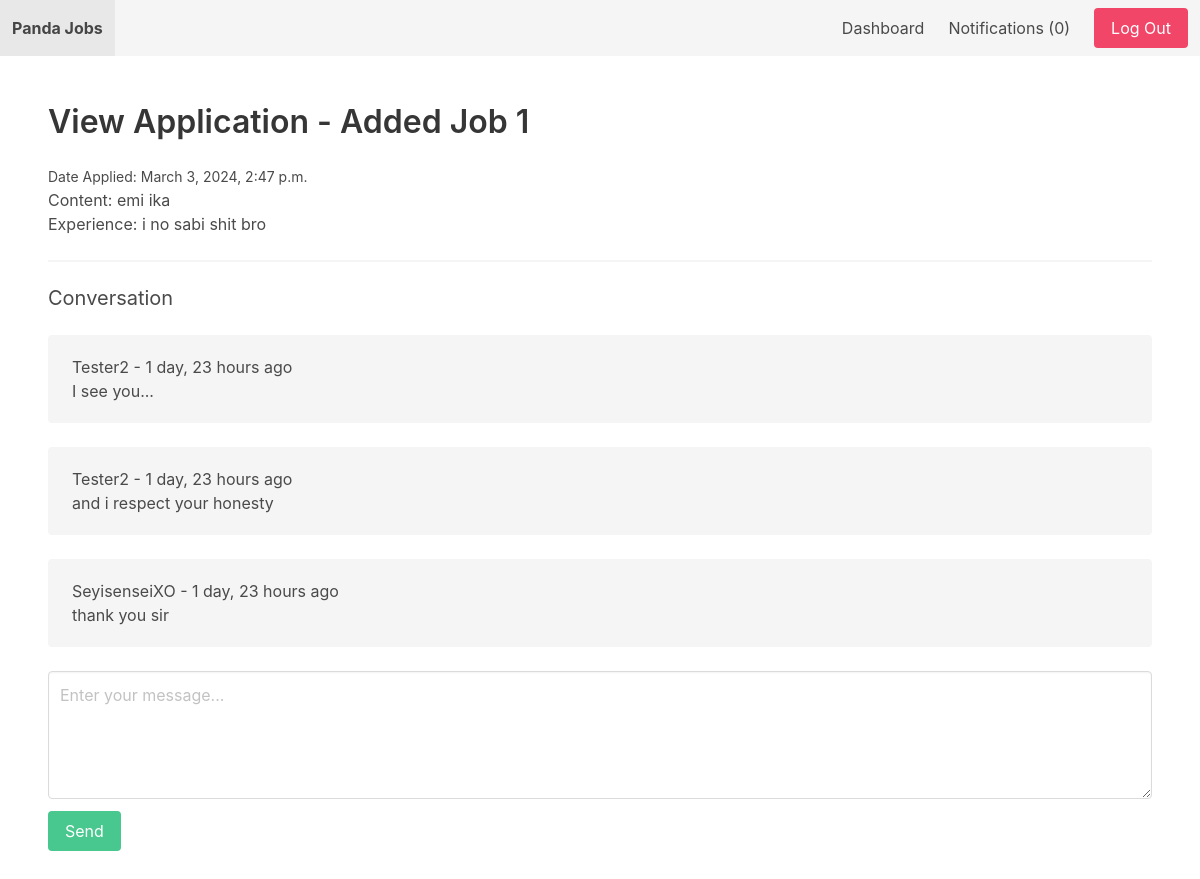
/userprofile/application/3/ (signed in), run on an earlier commit of the app's database.
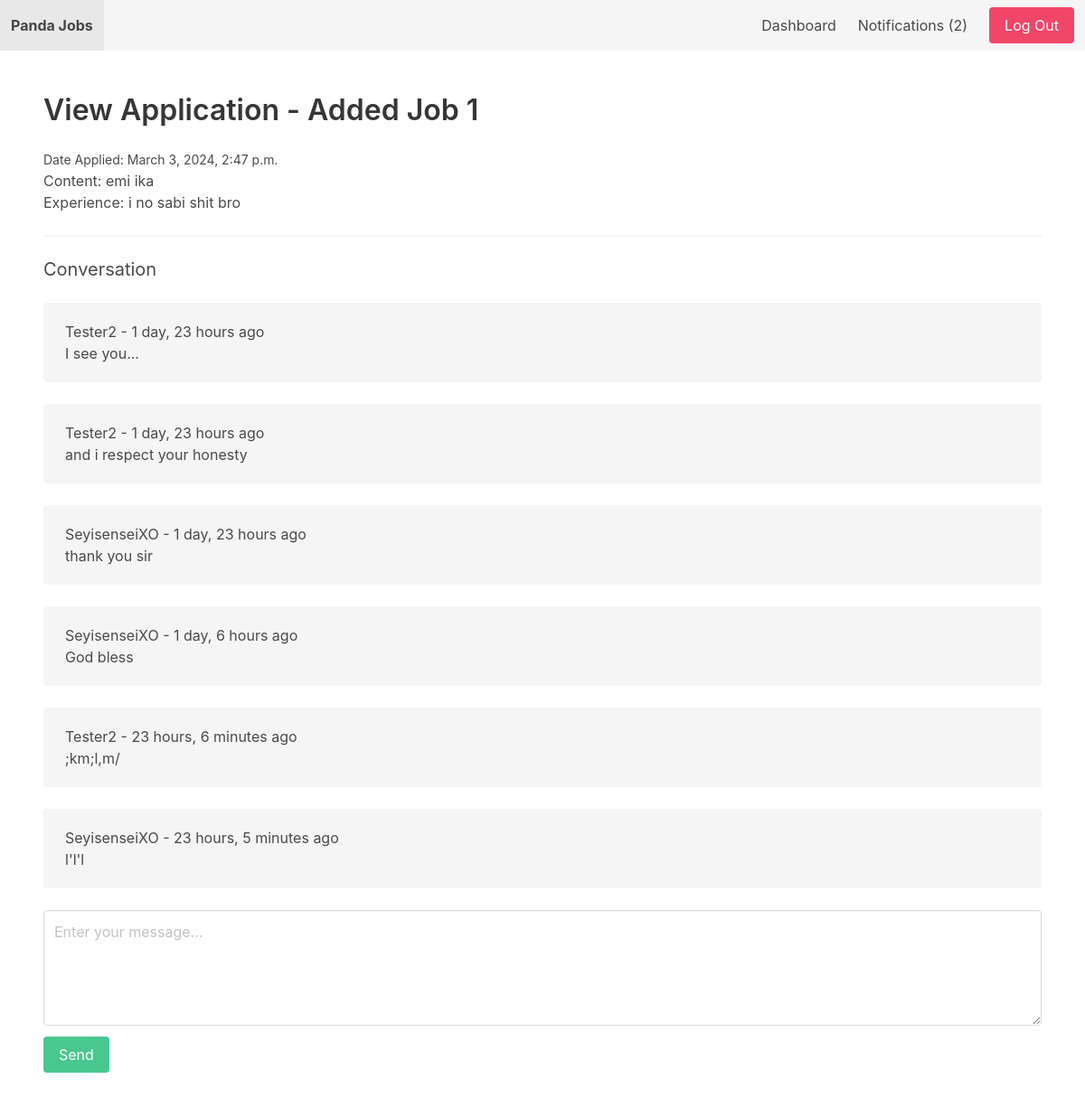
And on a later commit of the database.
### apps/jobs/models.py (models this page shows, shortened)
class JobApplication(models.Model):
    job = models.ForeignKey(Job, related_name='applications', on_delete=models.CASCADE)
    content = models.TextField()
    experience = models.TextField()
    created_at = models.DateTimeField(auto_now_add=True)
    created_by = models.ForeignKey(User, related_name='applications', on_delete=models.CASCADE)
    updated_at = models.DateTimeField(auto_now=True)

class Job(models.Model):
    SIZE_1_9 = 'size_1_9'
    SIZE_10_49 = 'size_10_49'
    SIZE_50_99 = 'size_50_99'
    SIZE_100 = 'size_100'
    SIZE_CHOICES = (
        (SIZE_1_9, '1-9'),
        (SIZE_10_49, '10-49'),
        (SIZE_50_99, '50-99'),
        (SIZE_100, '100+'),
    )
    title = models.CharField(max_length=100)
    summary = models.TextField()
    full_description = models.TextField()
    company_name = models.CharField(max_length=100)
    company_location = models.CharField(max_length=100, blank=True, null=True)
    company_size = models.CharField(max_length=20, choices=SIZE_CHOICES, default=SIZE_1_9)
    created_by= models.ForeignKey(User, related_name='jobs', on_delete=models.CASCADE)
    created_at = models.DateTimeField(auto_now_add=True)
    updated_at = models.DateTimeField(auto_now=True)
    is_active = models.BooleanField(default=True)

### apps/userprofile/models.py (models this page shows)
class Message(models.Model):
    application = models.ForeignKey(JobApplication, related_name='messages', on_delete=models.CASCADE)
    content = models.TextField()
    created_by = models.ForeignKey(User, related_name='messages', on_delete=models.CASCADE)
    created_at = models.DateTimeField(auto_now_add=True)
    class Meta:
        ordering = ['created_at']

### apps/userprofile/views.py (the view, shortened to what this page needs)
# urls.py: path('application/<int:application_id>/', view_application, name='view_application'),
@login_required
def view_application(request, application_id):
    if request.user.userprofile.is_employer:
        application = JobApplication.objects.get(pk=application_id, job__created_by=request.user)
    else:
        application = JobApplication.objects.get(pk=application_id, created_by=request.user)
    return render(request, 'view_application.html', {'application':application})

### apps/notifications/context_processors.py (called while the page is built)
def notification(request):
    if request.user.is_authenticated:
        return {'notifications': request.user.notifications.filter(is_read=False)}
    else:
        return {'notifications': []}

### apps/userprofile/templates/view_application.html (shortened to what this page needs)
{% extends 'base.html' %}
{% block content %}
    <h1 class="title">View Application - {{ application.job.title }}</h1>
    <small>Date Applied: {{ application.created_at }}</small>
    <p>Content: {{ application.content }}</p>
    <p>Experience: {{ application.experience }}</p>
    <hr>
    <h2 class="subtitle">Conversation</h2>
    {% for message in application.messages.all %}
        <div class="notification">
            <p>{{ message.created_by.username }} - {{ message.created_at | timesince }} ago</p>
            <p>{{ message.content }}</p>
        </div>
    {% empty %}
        <p>No messages yet.</p>
        <hr>
    {% endfor %}
    <form action="" method="post">
        <div class="field">
            <div class="control">
                <textarea class="textarea" name="content" id="id_content" placeholder="Enter your message..."></textarea>
            </div>
        </div>
        <div class="field">
            <div class="control">
                <button class="button is-success">Send</button>
            </div>
        </div>
{% endblock %}

### apps/core/templates/base.html (shortened to what this page needs)
<!DOCTYPE html>
<html lang="en">
<head>
    <link rel="stylesheet" href="https://cdn.jsdelivr.net/npm/bulma@0.9.4/css/bulma.min.css">
</head>
<body>
    <nav class="navbar is-light">
        <div class="navbar-brand">
            <a class="navbar-item" href="/"><strong>Panda Jobs</strong></a>
        </div>
        <div class="navbar-menu">
            <div class="navbar-end">
                {% if request.user.is_authenticated %}
                    <a href="{% url 'dashboard' %}" class="navbar-item">Dashboard</a>
                    <a href="{% url 'notifications' %}" class="navbar-item">Notifications ({{notifications.count}})</a>
                {% endif %}
                <div class="navbar-item">
                    <div class="buttons">
                        {% if request.user.is_authenticated %}
                            <form action="{% url 'logout' %}" method="POST">
                                <button class="button is-danger" type="submit">Log Out</button>
                            </form>
                        {% else %}
                            <a href="/signup" class="button is-primary">Sign Up</a>
                            <a href="/login" class="button is-success">Login</a>
                        {% endif %}
                    </div>
                </div>
            </div>
        </div>
    </nav>
    <section class="section">
        {% block content %}
        {% endblock %}
    </section>
</body>
</html>

What changed in the data, as far as the page shows it:
added Message: created_by.username "SeyisenseiXO", created_at "1 day, 6 hours", content "God bless"
added Message: created_by.username "Tester2", created_at "23 hours, 6 minutes", content ";km;l,m/"
added Message: created_by.username "SeyisenseiXO", created_at "23 hours, 5 minutes", content "l'l'l"
Also different on the page:
{{ notifications.count }}: "0" → "2"
